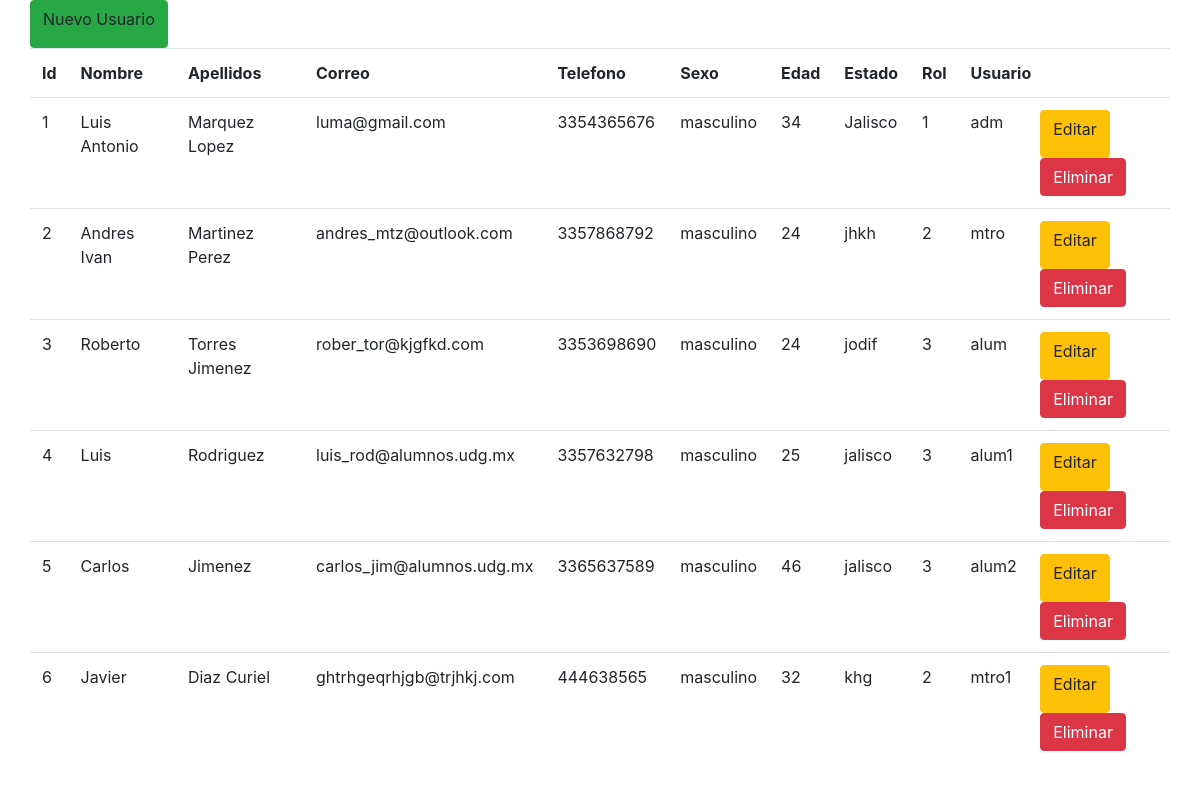
Before: /ver_usuarios.php (signed in) with the older database file.
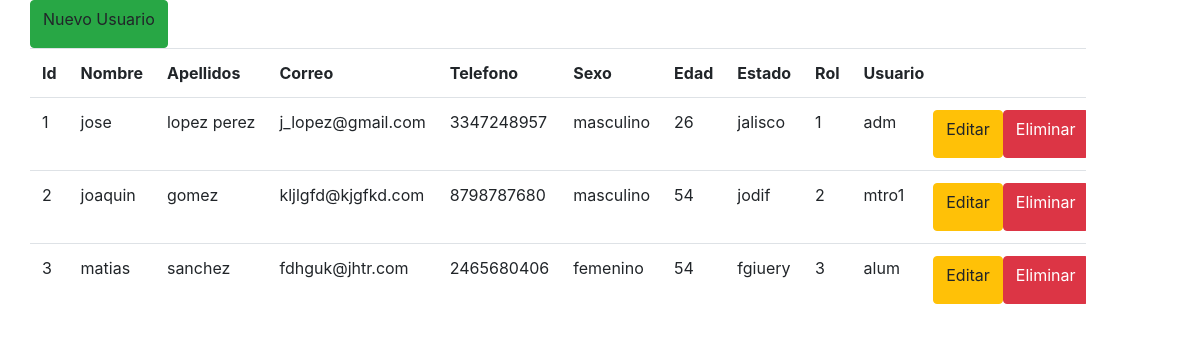
After: the same page with the newer database file.
### tables this page shows
CREATE TABLE `usuarios` (
  `usu_id` int(11) NOT NULL,
  `nombre` varchar(100) NOT NULL,
  `apellidos` varchar(100) NOT NULL,
  `correo` varchar(50) NOT NULL,
  `telefono` varchar(15) NOT NULL,
  `sexo` varchar(20) NOT NULL,
  `edad` varchar(20) NOT NULL,
  `estado` varchar(30) NOT NULL,
  `rol` int(11) NOT NULL,
  `usuario` varchar(50) NOT NULL,
  `password` varchar(50) NOT NULL
);

### ver_usuarios.php (the view, shortened to what this page needs)
<?php
	if(isset($_SESSION['administrador']))
	{
?>
<!DOCTYPE html>
<html lang="en">
<head>
	<link rel="stylesheet" href="css/bootstrap.min.css">
	<link rel="stylesheet" href="css/estiloslistar.css">
</head>
<body>
	<div class="container">
		<div class="row">
			<a class="btn btn-success" data-toggle="modal" data-target="#nuevoUsu">Nuevo Usuario</a><br><br>
			<table class='table table-responsive w-auto'>
				<tr>
					<th>Id</th>
					<th>Nombre</th>
					<th>Apellidos</th>
					<th>Correo</th>
					<th>Telefono</th>
					<th>Sexo</th>
					<th>Edad</th>
					<th>Estado</th>
					<th>Rol</th>
					<th>Usuario</th>
					<th><span class="glyphicon glyphicon-wrench"></span></th>
				</tr>
<?php
			$mysqli = new mysqli("localhost", "root", "", "practica4");
			$consulta= "SELECT * FROM usuarios";
			if ($resultado = $mysqli->query($consulta))
			{
				while ($fila = $resultado->fetch_row())
				{
					echo "<tr>";
					echo "<td>$fila[0]</td>
						<td>$fila[1]</td>
						<td>$fila[2]</td>
						<td>$fila[3]</td>
						<td>$fila[4]</td>
						<td>$fila[5]</td>
						<td>$fila[6]</td>
						<td>$fila[7]</td>
						<td>$fila[8]</td>
						<td>$fila[9]</td>";
					echo"<td>";
						echo"<div class='row'>";
							echo "<a data-toggle='modal' data-target='#editUsu' data-id='" .$fila[0] ."' data-nombre='" .$fila[1] ."' data-apellido='" .$fila[2] ."' data-correo='" .$fila[3] ."' data-telefono='" .$fila[4] ."' data-sexo='" .$fila[5] ."' data-edad='" .$fila[6] ."' data-estado='" .$fila[7] ."' data-rol='" .$fila[8] ."' data-usuario='" .$fila[9] ."' class='btn btn-warning'><span class='glyphicon glyphicon-pencil'></span>Editar</a> ";
					echo "<br><br><a class='btn btn-danger' href='eliminausuarios.php?id=" .$fila[0] ."'><span class='glyphicon glyphicon-remove'></span>Eliminar</a>";
						echo"</div>";
					echo "</td>";
					echo "</tr>";
				}
			}
?>
	        </table>
		</div>
	</div>
</body>
</html>
<?php
	}
	else
	{
		?>
		 <META HTTP-EQUIV="Refresh" CONTENT="0; URL=login.php">
		 <?php
	}
?>

Changed rows visible on the page:
removed usuarios: usu_id "4", nombre "Luis", apellidos "Rodriguez", correo "luis_rod@alumnos.udg.mx", telefono "3357632798", sexo "masculino", edad "25", estado "jalisco", rol "3", usuario "alum1"
removed usuarios: usu_id "5", nombre "Carlos", apellidos "Jimenez", correo "carlos_jim@alumnos.udg.mx", telefono "3365637589", sexo "masculino", edad "46", estado "jalisco", rol "3", usuario "alum2"
removed usuarios: usu_id "6", nombre "Javier", apellidos "Diaz Curiel", correo "ghtrhgeqrhjgb@trjhkj.com", telefono "444638565", sexo "masculino", edad "32", estado "khg", rol "2", usuario "mtro1"
changed usuarios "adm": nombre "Luis Antonio" → "jose"; apellidos "Marquez Lopez" → "lopez perez"; correo "luma@gmail.com" → "j_lopez@gmail.com"; telefono "3354365676" → "3347248957"; edad "34" → "26"; estado "Jalisco" → "jalisco"
changed usuarios id 2: nombre "Andres Ivan" → "joaquin"; apellidos "Martinez Perez" → "gomez"; correo "andres_mtz@outlook.com" → "kljlgfd@kjgfkd.com"; telefono "3357868792" → "8798787680"; edad "24" → "54"; estado "jhkh" → "jodif"; usuario "mtro" → "mtro1"
changed usuarios "alum": nombre "Roberto" → "matias"; apellidos "Torres Jimenez" → "sanchez"; correo "rober_tor@kjgfkd.com" → "fdhguk@jhtr.com"; telefono "3353698690" → "2465680406"; sexo "masculino" → "femenino"; edad "24" → "54"; estado "jodif" → "fgiuery"
